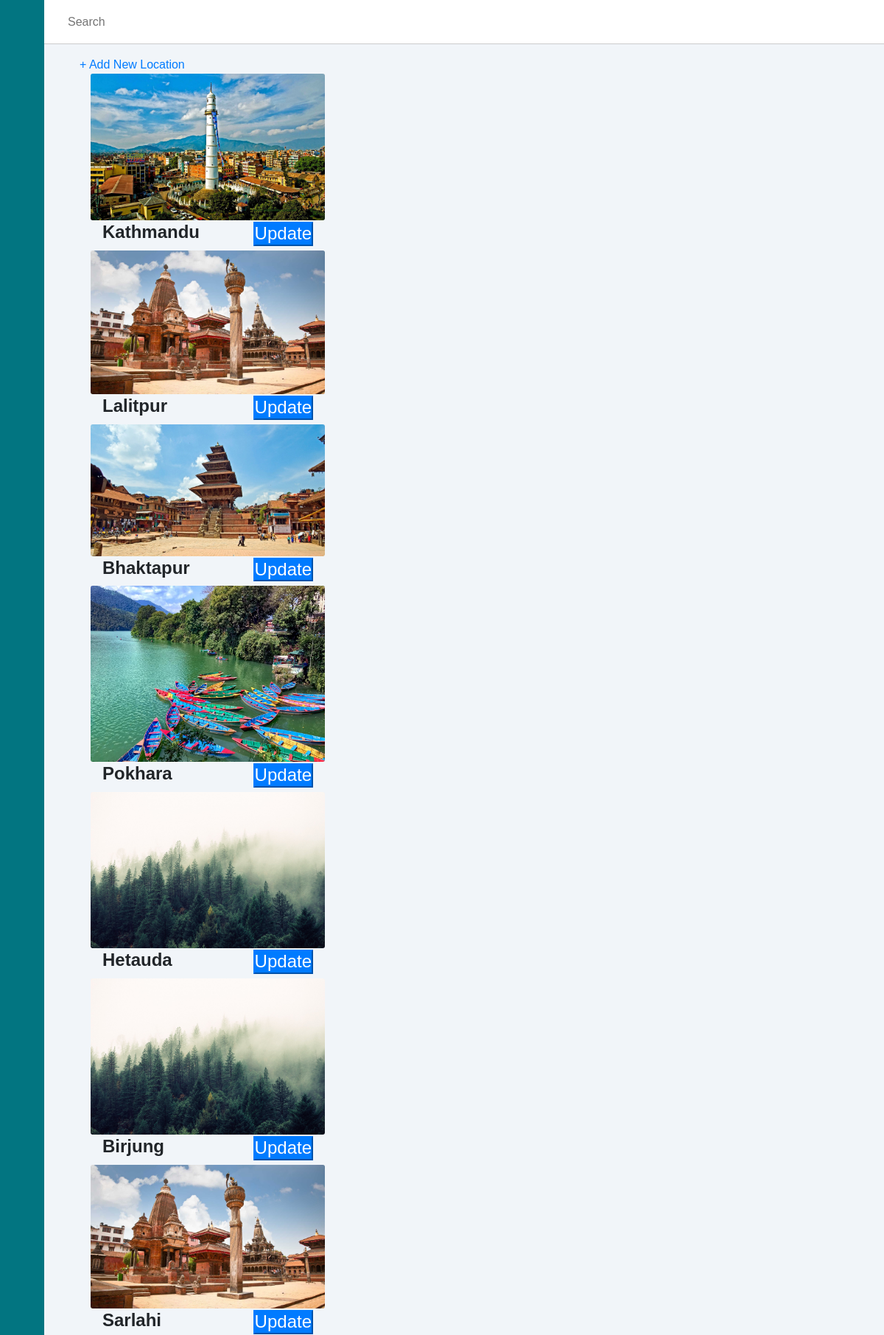
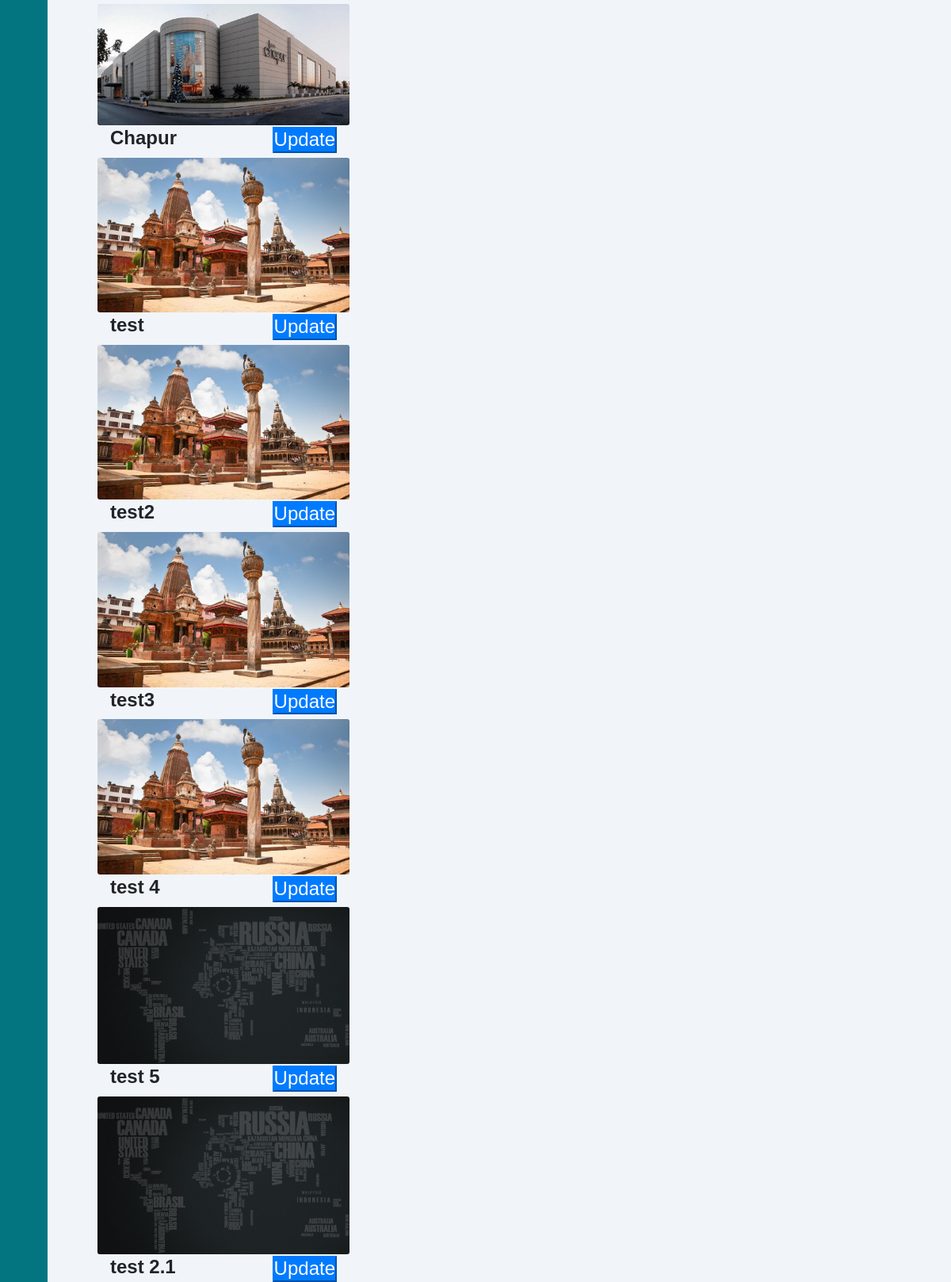
/dashboard/weblocation/ (upper part), run on the app's committed database (2 pictures, top to bottom).
### locations/models.py (models this page shows, shortened)
class Location(models.Model):
    location = models.CharField(max_length=200, null=True)
    cover = models.FileField(upload_to='img/location/', default='img/location/lalitpur.jpeg')

### adminpanel/views.py (the view)
# urls.py: path('weblocation/', weblocationView.as_view(), name='weblocation'),
class weblocationView(ListView):
    model = Location
    template_name = 'weblocation/weblocation.html'

### adminpanel/templates/weblocation/weblocation.html (shortened to what this page needs)
{% extends "adminlayout.html" %}
{% load static %}
{% load crispy_forms_tags %}
{% block body %}
    <div class="main-content">
        <main>
            <div id="container col-xl-10">
                <a href="{% url 'add-location' %}" >+ Add New Location</a>
            </div>
            {% for location in object_list %}
            <div class="bi-grid col-4">
              <img class="card-img" src={{ location.cover.url }} alt="Avatar" style="width:100%">
              <div class="container">
                <h4><b>{{ location.location }}</b>
                    <button class="btn-primary float-right ml-10">
                        Update
                    </button>
                </h4>
              </div>
            </div>
            {% endfor %}
        </main>
    </div>
{% endblock body %}

### skilldrill/static/css/adminpage.css (style rules this page uses)
:root { --main-color: #027581; --color-dark: #1D2231; --text-grey: #8390A2; }
* { font-family: 'Poppins', sans-serif; margin: 0; padding: 0; text-decoration: none; list-style-type: none; box-sizing: border-box; }
.main-content { position: relative; margin-left: 240px; transition: margin-left 500ms; }
main { margin-top: 60px; background: #f1f5f9; min-height: 90vh; padding: 1rem 3rem; }
@media only screen and (max-width: 1200px) { .main-content { margin-left: 60px; } }

### adminpanel/templates/weblocation/weblocation.html (style rules this page uses)
.container { padding: 2px 16px; }

### data on the page
Location: cover (picture), location "Kathmandu"
Location: cover (picture), location "Lalitpur"
Location: cover (picture), location "Bhaktapur"
Location: cover (picture), location "Pokhara"
Location: cover (picture), location "Hetauda"
Location: cover (picture), location "Birjung"
Location: cover (picture), location "Sarlahi"
Location: cover (picture), location "Chapur"
Location: cover (picture), location "test"
Location: cover (picture), location "test2"
Location: cover (picture), location "test3"
Location: cover (picture), location "test 4"
Location: cover (picture), location "test 5"
Location: cover (picture), location "test 2.1"
